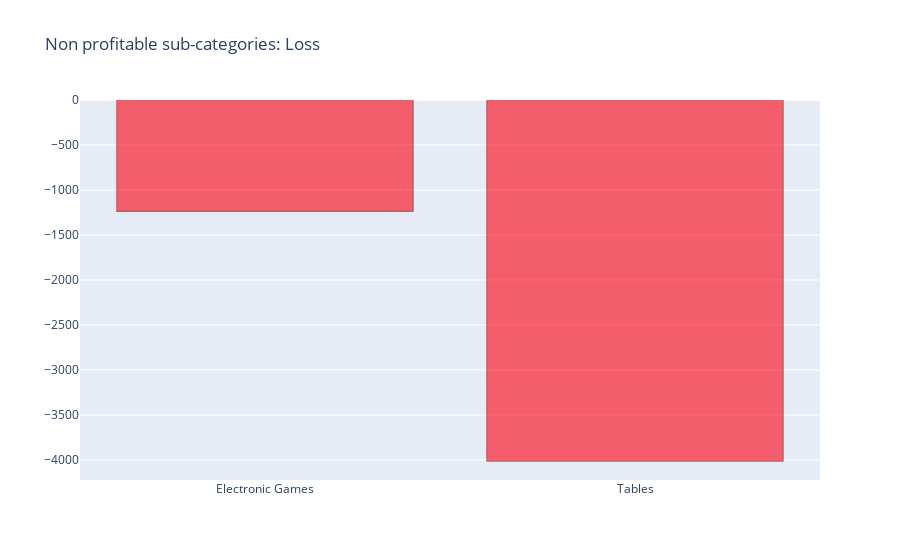

Here is the notebook cell this chart was saved with:
### Code cell
fig = go.Figure(data=[go.Bar(x=orderssub[orderssub['Profit Summary'] < 0]['Sub-Category'], y=orderssub[orderssub['Profit Summary'] < 0]['Profit Summary'])])
# Customize aspect
fig.update_traces(marker_color='rgb(255,0,17)', marker_line_color='rgb(173,0,0)',
                  marker_line_width=1.5, opacity=0.6)
fig.update_layout(title_text='Non profitable sub-categories: Loss')
fig.show()

### Figure 1 — Plotly figure (JSON) as saved in the notebook; plotly's stock layout.template omitted (floating-point values rounded to 4 significant figures)
{"data": [{"marker": {"color": "rgb(255,0,17)", "line": {"color": "rgb(173,0,0)", "width": 1.5}}, "opacity": 0.6, "type": "bar", "x": ["Electronic Games", "Tables"], "y": [-1236, -4011]}], "layout": {"title": {"text": "Non profitable sub-categories: Loss"}}}
